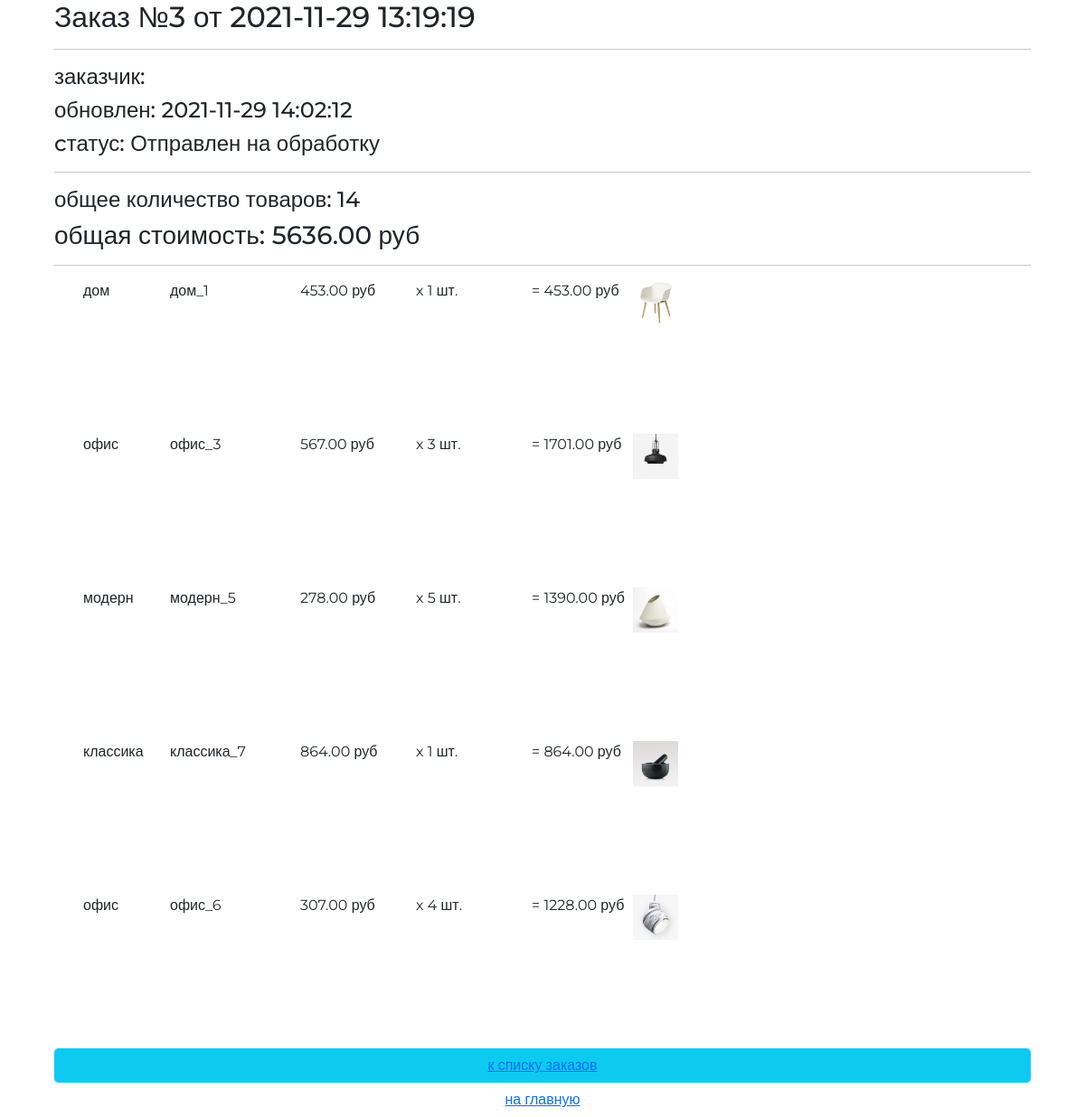
/order/read/3/, run on the app's committed database.
### ordersapp/models.py (models this page shows, shortened)
class Order(models.Model):
    STATUS_FORMING = 'FM'
    STATUS_SEND_TO_PROCEED = 'STP'
    STATUS_PROCEED = 'PRD'
    STATUS_PAID = 'PD'
    STATUS_DONE = 'DN'
    STATUS_CANCELED = 'CN'
    STATUSES = (
        (STATUS_FORMING, 'Формируется'),
        (STATUS_SEND_TO_PROCEED, 'Отправлен на обработку'),
        (STATUS_PROCEED, 'Обработан'),
        (STATUS_PAID, 'Оплачен'),
        (STATUS_DONE, 'Выполнен'),
        (STATUS_CANCELED, 'Отменен'),
    )
    user = models.ForeignKey(settings.AUTH_USER_MODEL,
                             on_delete=models.CASCADE)
    status = models.CharField(
        choices=STATUSES, default=STATUS_FORMING, max_length=3)
    is_active = models.BooleanField(default=True)
    created_at = models.DateTimeField(auto_now_add=True)
    updated_at = models.DateTimeField(auto_now=True)
    def get_total_quantity(self):
        _items = self.orderitems.select_related()
        return sum(list(map(lambda x: x.quantity, _items)))
    def get_total_cost(self):
        _items = self.orderitems.select_related()
        return sum(list(map(lambda x: x.product_cost, _items)))

class OrderItem(models.Model):
    order = models.ForeignKey(
        Order, on_delete=models.CASCADE, related_name='orderitems')
    product = models.ForeignKey(
        Product, on_delete=models.CASCADE, verbose_name='Продукт')
    quantity = models.PositiveSmallIntegerField(
        default=0, verbose_name='Количество')
    @property
    def product_cost(self):
        return self.quantity * self.product.price

### mainapp/models.py (models this page shows, shortened)
class Product(models.Model):
    category = models.ForeignKey(
        ProductCategory, on_delete=models.CASCADE, verbose_name='категория')
    name = models.CharField(max_length=128, verbose_name='название продукта')
    image = models.ImageField(upload_to='products_images',
                              blank=True, verbose_name='картинка')
    short_desc = models.CharField(
        max_length=255, blank=True, verbose_name='краткое описание продукта')
    description = models.TextField(
        blank=True, verbose_name='описание продукта')
    price = models.DecimalField(
        decimal_places=2, max_digits=10, default=0, verbose_name='цена продукта')
    quantity = models.PositiveSmallIntegerField(
        default=0, verbose_name='количество')
    is_active = models.BooleanField(default=True)

class ProductCategory(models.Model):
    name = models.CharField(max_length=64, unique=True,
                            verbose_name='название')
    description = models.TextField(verbose_name='описание')
    is_active = models.BooleanField(default=True)
    class Meta:
        verbose_name = 'категория'
        verbose_name_plural = 'категории'
        ordering = ('-id',)

### ordersapp/views.py (the view)
# urls.py: path('read/<pk>/', views.OrderDetailView.as_view(), name='read'),
class OrderDetailView(DetailView):
    model = Order

### adminapp/templatetags/my_tags.py (called while the page is built)
@register.filter(name='media_for_products')
def media_for_products(img_path):
    if not img_path:
        img_path = 'products/default.jpg'
    return f'{settings.MEDIA_URL}{img_path}'

### mainapp/context_processors.py (called while the page is built)
def basket(request):
    basket_items = []
    if request.user.is_authenticated:
        basket_items = Basket.objects.filter(user=request.user)
    return {
        'basket': basket_items
    }

### ordersapp/templates/ordersapp/order_detail.html
{% extends "ordersapp/base.html" %}
{% load static %}
{% load my_tags %}
{% block content %}
    {% include 'ordersapp/includes/inc_order_summary.html' %}
    <div class="basket_list">
        {% for item in object.orderitems.select_related %}
            <div class="basket_record">
                <img src="{{ item.product.image|media_for_products }}" alt="{{ item.product.short_desc }}" style="max-width: 50px;">
                <span class="category_name">{{ item.product.category.name }}</span>
                <span class="product_name">{{ item.product.name }}</span>
                <span class="product_price">{{ item.product.price }}&nbspруб</span>
                <span class="product_quantity">x {{ item.quantity }} шт.</span>
                <span class="product_cost">= {{ item.product_cost }}&nbspруб</span>
            </div>
        {% endfor %}
    </div>
    {% include 'ordersapp/includes/inc_order_actions.html' %}
{% endblock %}

### ordersapp/templates/ordersapp/includes/inc_order_summary.html (shortened to what this page needs)
{% if object %}
    <div class="h2">Заказ №{{ object.pk }} от {{ object.created_at|date:"Y-m-d H:i:s" }}</div>
    <hr>
    <div class="h4">заказчик: {{ user.last_name }} {{ user.first_name }}</div>
    <div class="h4">обновлен: {{ object.updated_at|date:"Y-m-d H:i:s" }}</div>
    <div class="h4">cтатус: {{ object.get_status_display }}</div>
    <hr>
    <div class="h4">общее количество товаров: <span class="order_total_quantity">{{ object.get_total_quantity }}</span></div>
    <div class="h3">общая стоимость: <span class="order_total_cost">{{ object.get_total_cost }}</span> руб</div>
{% endif %}
<hr>

### static/css/style.css (style rules this page uses)
* { margin: 0; padding: 0; }
body { font-family: 'Montserrat', sans-serif; }
html, body { height: 100%; }
.basket_list span.category_name { margin-left: 2em; width: 5em; position: relative; display: block; float: left; }
.basket_list span.product_name { margin-left: 1em; width: 8em; position: relative; display: block; float: left; }
.basket_list span.product_price { margin-left: 1em; width: 7em; position: relative; display: block; float: left; }
.basket_list span.product_cost { margin-left: 1em; width: 7em; position: relative; display: block; float: left; }
.basket_list span.product_quantity { margin-left: 1em; width: 7em; position: relative; display: block; float: left; }
.basket_list .basket_record { position: relative; display: block; height: 170px; float: none; }

### data on the page
Order: pk "3", created_at "2021-11-29 13:19:19", updated_at "2021-11-29 14:02:12", status "Отправлен на обработку", get_total_quantity "14", get_total_cost "5636.00"
OrderItem: product.image|media_for_products (picture), product.category.name "дом", product.name "дом_1", product.price "453.00", quantity "1", product_cost "453.00"
OrderItem: product.image|media_for_products (picture), product.category.name "офис", product.name "офис_3", product.price "567.00", quantity "3", product_cost "1701.00"
OrderItem: product.image|media_for_products (picture), product.category.name "модерн", product.name "модерн_5", product.price "278.00", quantity "5", product_cost "1390.00"
OrderItem: product.image|media_for_products (picture), product.category.name "классика", product.name "классика_7", product.price "864.00", quantity "1", product_cost "864.00"
OrderItem: product.image|media_for_products (picture), product.category.name "офис", product.name "офис_6", product.price "307.00", quantity "4", product_cost "1228.00"
